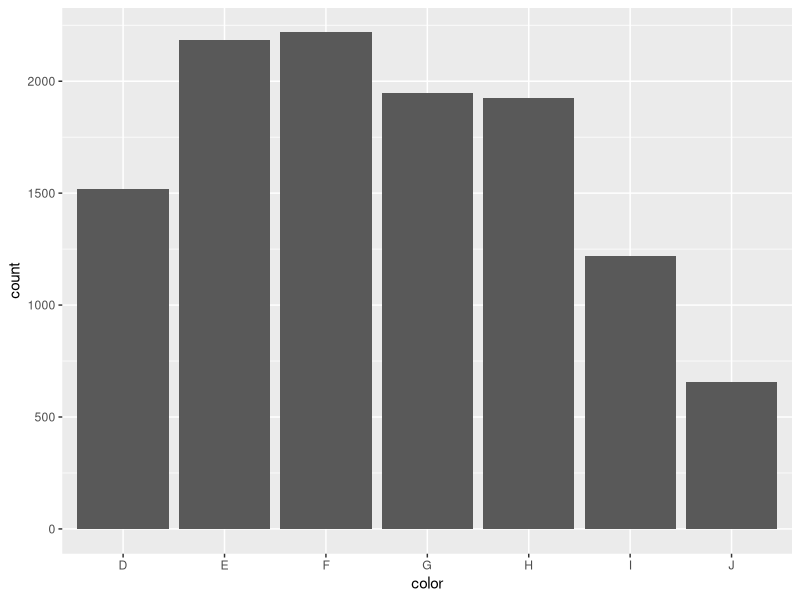

Recreate this plot in R.
## ---- chunk 1
score <- seq(1,100, 9)
## ---- chunk 2
participants <- 1:12
## ---- chunk 3
condition <- rep(c("control", "experimental"), 6)
## ---- chunk 4
spc_df <- cbind.data.frame(score, participants, condition)
## ---- chunk 5
mean(spc_df$score)
## ---- chunk 6
data(mtcars)
print(mtcars)
## ---- chunk 7
cyl_6 <- subset(mtcars, cyl == 6)
## ---- chunk 8
summary(cyl_6)
## ---- chunk 9
higher_mpg <- subset(mtcars, mpg > mean(mpg))
## ---- chunk 10
nrow(higher_mpg)
## ---- chunk 11
library(ggplot2)
## ---- chunk 12
data(diamonds)
head(diamonds)
## ---- chunk 13
ideal_diamonds <- subset(diamonds, carat > 1 & cut == "Ideal")
## ---- chunk 14
mean(ideal_diamonds$price)
sd(ideal_diamonds$price)
## ---- chunk 15
low_prices <- subset(diamonds, price > 2500 & price < 5000)
## ---- chunk 16
ggplot(low_prices)+
  geom_bar(aes(x = color))
